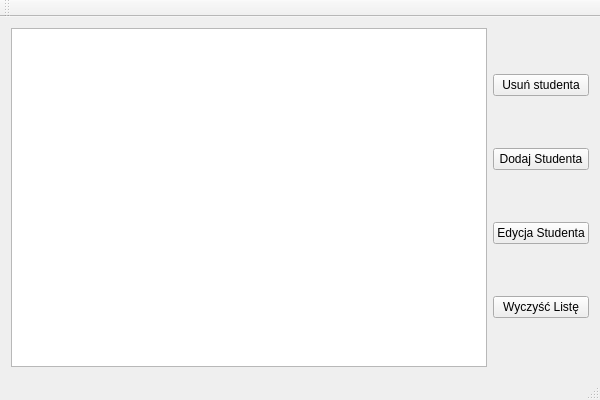
<?xml version="1.0" encoding="UTF-8"?>
<ui version="4.0">
 <class>StudentListManagerClass</class>
 <widget class="QMainWindow" name="StudentListManagerClass">
  <property name="geometry">
   <rect>
    <x>0</x>
    <y>0</y>
    <width>600</width>
    <height>400</height>
   </rect>
  </property>
  <property name="windowTitle">
   <string>StudentListManager</string>
  </property>
  <widget class="QWidget" name="centralWidget">
   <layout class="QHBoxLayout" name="horizontalLayout">
    <item>
     <widget class="QListWidget" name="listWidget"/>
    </item>
    <item>
     <layout class="QVBoxLayout" name="verticalLayout">
      <item>
       <widget class="QPushButton" name="delButton">
        <property name="text">
         <string>Usuń studenta</string>
        </property>
       </widget>
      </item>
      <item>
       <widget class="QPushButton" name="addButton">
        <property name="text">
         <string>Dodaj Studenta</string>
        </property>
       </widget>
      </item>
      <item>
       <widget class="QPushButton" name="editButton">
        <property name="text">
         <string>Edycja Studenta</string>
        </property>
       </widget>
      </item>
      <item>
       <widget class="QPushButton" name="clearButton">
        <property name="text">
         <string>Wyczyść Listę</string>
        </property>
       </widget>
      </item>
     </layout>
    </item>
   </layout>
  </widget>
  <widget class="QMenuBar" name="menuBar">
   <property name="geometry">
    <rect>
     <x>0</x>
     <y>0</y>
     <width>600</width>
     <height>21</height>
    </rect>
   </property>
  </widget>
  <widget class="QToolBar" name="mainToolBar">
   <attribute name="toolBarArea">
    <enum>TopToolBarArea</enum>
   </attribute>
   <attribute name="toolBarBreak">
    <bool>false</bool>
   </attribute>
  </widget>
  <widget class="QStatusBar" name="statusBar"/>
 </widget>
 <layoutdefault spacing="6" margin="11"/>
 <tabstops>
  <tabstop>listWidget</tabstop>
 </tabstops>
 <resources>
  <include location="StudentListManager.qrc"/>
 </resources>
 <connections>
  <connection>
   <sender>addButton</sender>
   <signal>clicked()</signal>
   <receiver>StudentListManagerClass</receiver>
   <slot>addButton_clicked()</slot>
   <hints>
    <hint type="sourcelabel">
     <x>338</x>
     <y>101</y>
    </hint>
    <hint type="destinationlabel">
     <x>500</x>
     <y>105</y>
    </hint>
   </hints>
  </connection>
  <connection>
   <sender>delButton</sender>
   <signal>clicked()</signal>
   <receiver>StudentListManagerClass</receiver>
   <slot>delButton_clicked()</slot>
   <hints>
    <hint type="sourcelabel">
     <x>339</x>
     <y>159</y>
    </hint>
    <hint type="destinationlabel">
     <x>509</x>
     <y>168</y>
    </hint>
   </hints>
  </connection>
 </connections>
 <slots>
  <slot>addButton_clicked()</slot>
  <slot>delButton_clicked()</slot>
 </slots>
</ui>
